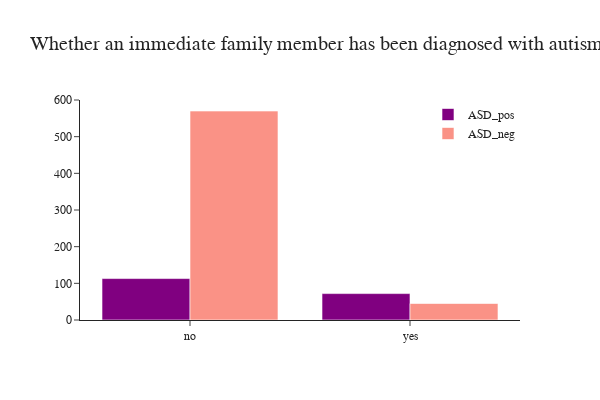

Notebook code cell kept with this figure:
### Markdown cell above
### Ailede Otizm
- Hastaların çoğunluğunun ailesinde otizm teşhisi konmuş bir birey yoktur.
- Ancak, otistik aile üyeleri olanların otizm teşhisi alma olasılığı daha yüksektir. ASD pozitif hastaların 117'sinden 72'si (%62) otistik aile üyelerine sahiptir.

### Code cell
fig = go.Figure()
fig.add_trace(go.Histogram(x=ASD_pos['autism'],histnorm='',
                           name='ASD_pos', marker_color = 'purple'),
              )
fig.add_trace(go.Histogram(x=ASD_neg['autism'],histnorm='',
                           name='ASD_neg', marker_color = 'salmon', opacity=0.85),
              )

fig.update_layout(title="Whether an immediate family member has been diagnosed with autism",
                  font_family="San Serif",
                  titlefont={'size': 20},
                  template='simple_white',
                  width=600,
                  height=400,
                  legend=dict(
                      orientation="v", y=1, yanchor="top", x=1.0, xanchor="right" )
                  ).update_xaxes(categoryorder='total descending')

fig.show()

### Figure 1 — Plotly figure (JSON) as saved in the notebook; plotly's stock layout.template omitted (floating-point values rounded to 4 significant figures; data arrays with more than 128 entries replaced by an {"elided": "..."} marker saying what was removed)
{"data": [{"histnorm": "", "marker": {"color": "purple"}, "name": "ASD_pos", "x": {"elided": "185 str values"}, "type": "histogram"}, {"histnorm": "", "marker": {"color": "salmon"}, "name": "ASD_neg", "opacity": 0.85, "x": {"elided": "615 str values"}, "type": "histogram"}], "layout": {"font": {"family": "San Serif"}, "title": {"text": "Whether an immediate family member has been diagnosed with autism", "font": {"size": 20}}, "legend": {"orientation": "v", "y": 1, "yanchor": "top", "x": 1.0, "xanchor": "right"}, "width": 600, "height": 400, "xaxis": {"categoryorder": "total descending"}}}
